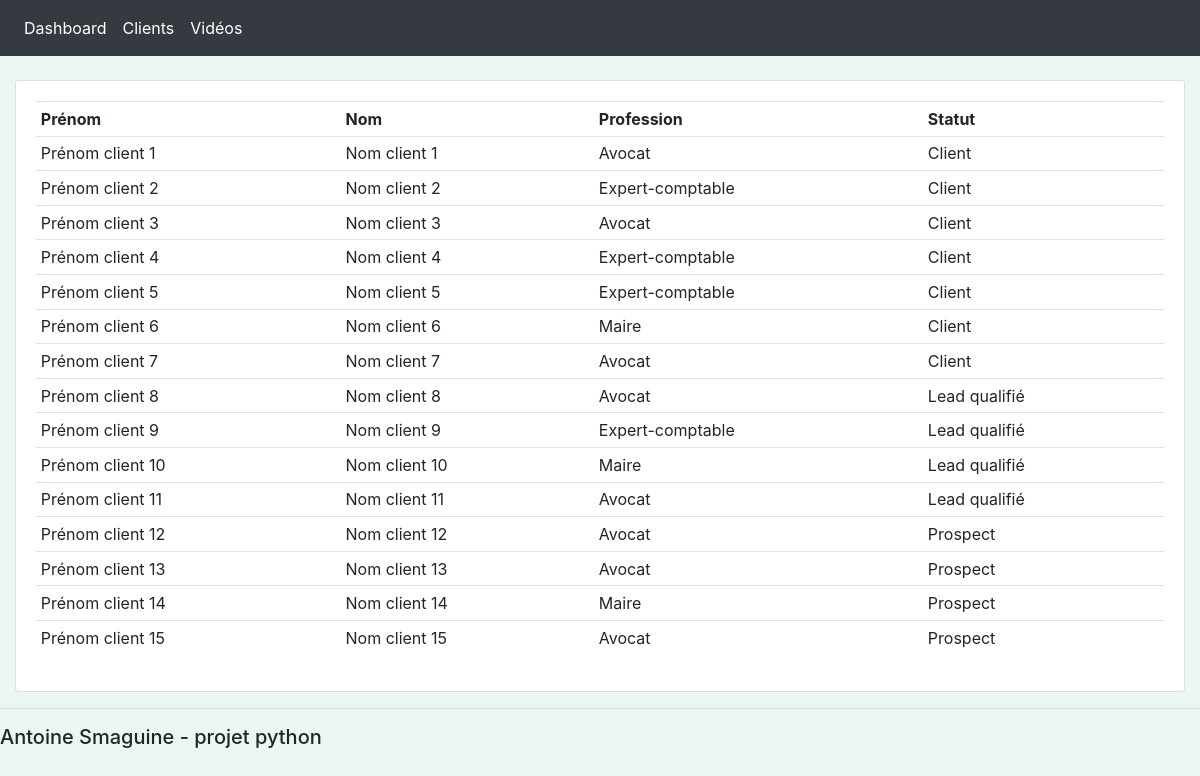
The page /clientsbase/ on the database its author committed.
### dashboard/models.py (models this page shows, shortened)
class Client(models.Model):
    PROFESSION = (
        ('Avocat', 'Avocat'),
        ('Expert-comptable', 'Expert-comptable'),
        ('Maire', 'Maire')
    )
    STATUT = (
        ('Client','Client'),
        ('Lead qualifié','Lead qualifié'),
        ('Prospect','Prospect')
    )
    firstname = models.CharField(max_length=200, null=True)
    lastname = models.CharField(max_length=200, null=True)
    profession = models.CharField(max_length=200, null=True, choices=PROFESSION)
    statut = models.CharField(max_length=200, null=True, choices=STATUT)

### dashboard/views.py (the view)
# urls.py: path('clientsbase/', views.clientsBasePage, name='clientsbase'),
def clientsBasePage(request):
    clients = Client.objects.all()
    context = {'clients': clients}
    return render(request, 'dashboard/clientsBasepage.html', context)

### dashboard/templates/dashboard/clientsBasepage.html
{% extends 'dashboard/main.html' %}
{% block content %}
<br>
<div class="row">
    <div class="col-md">
        <div class="card card-body">
            <table class="table table-sm">
                <tr>
                    <th>Prénom</th>
                    <th>Nom</th>
                    <th>Profession</th>
                    <th>Statut</th>
                </tr>
                {% for client in clients %}
                    <tr>
                        <td>{{client.firstname}}</td>
                        <td>{{client.lastname}}</td>
                        <td>{{client.profession}}</td>
                        <td>{{client.statut}}</td>
                    </tr>
                {% endfor %}
            </table>
        </div>
    </div>
</div>
{% endblock content %}

### dashboard/templates/dashboard/main.html (shortened to what this page needs)
{% load static %}
<!DOCTYPE html>
<html>
    <head>
        <link rel="stylesheet" href="https://maxcdn.bootstrapcdn.com/bootstrap/4.0.0/css/bootstrap.min.css">
        <link rel="stylesheet" type="text/css" href="{% static '/css/main.css' %}">
    </head>
    <body>
        {% include 'dashboard/navbar.html' %}
        <div class="container-fluid">
            {% block content %}
            {% endblock %}
        </div>
        <hr>
        <h5>Antoine Smaguine - projet python</h5>
    </body>
</html>

### dashboard/templates/dashboard/navbar.html (shortened to what this page needs)
{% load static %}
<nav class="navbar navbar-expand-lg navbar-dark bg-dark">
    <div class="collapse navbar-collapse" id="navbarNav">
      <ul class="navbar-nav">
        <li class="nav-item active">
          <a class="nav-link" href="{% url 'home' %}">Dashboard</a>
        </li>
        <li class="nav-item active">
          <a class="nav-link" href="{% url 'clientsbase' %}">Clients</a>
        </li>
        <li class="nav-item active">
          <a class="nav-link" href="{% url 'videobase' %}">Vidéos</a>
        </li>
      </ul>
    </div>
  </nav>

### dashboard/static/css/main.css (style rules this page uses)
body { background-color: #ebf5f1; }

### rows shown on the page
Client: firstname "Prénom client 1", lastname "Nom client 1", profession "Avocat", statut "Client"
Client: firstname "Prénom client 2", lastname "Nom client 2", profession "Expert-comptable", statut "Client"
Client: firstname "Prénom client 3", lastname "Nom client 3", profession "Avocat", statut "Client"
Client: firstname "Prénom client 4", lastname "Nom client 4", profession "Expert-comptable", statut "Client"
Client: firstname "Prénom client 5", lastname "Nom client 5", profession "Expert-comptable", statut "Client"
Client: firstname "Prénom client 6", lastname "Nom client 6", profession "Maire", statut "Client"
Client: firstname "Prénom client 7", lastname "Nom client 7", profession "Avocat", statut "Client"
Client: firstname "Prénom client 8", lastname "Nom client 8", profession "Avocat", statut "Lead qualifié"
Client: firstname "Prénom client 9", lastname "Nom client 9", profession "Expert-comptable", statut "Lead qualifié"
Client: firstname "Prénom client 10", lastname "Nom client 10", profession "Maire", statut "Lead qualifié"
Client: firstname "Prénom client 11", lastname "Nom client 11", profession "Avocat", statut "Lead qualifié"
Client: firstname "Prénom client 12", lastname "Nom client 12", profession "Avocat", statut "Prospect"
Client: firstname "Prénom client 13", lastname "Nom client 13", profession "Avocat", statut "Prospect"
Client: firstname "Prénom client 14", lastname "Nom client 14", profession "Maire", statut "Prospect"
Client: firstname "Prénom client 15", lastname "Nom client 15", profession "Avocat", statut "Prospect"
